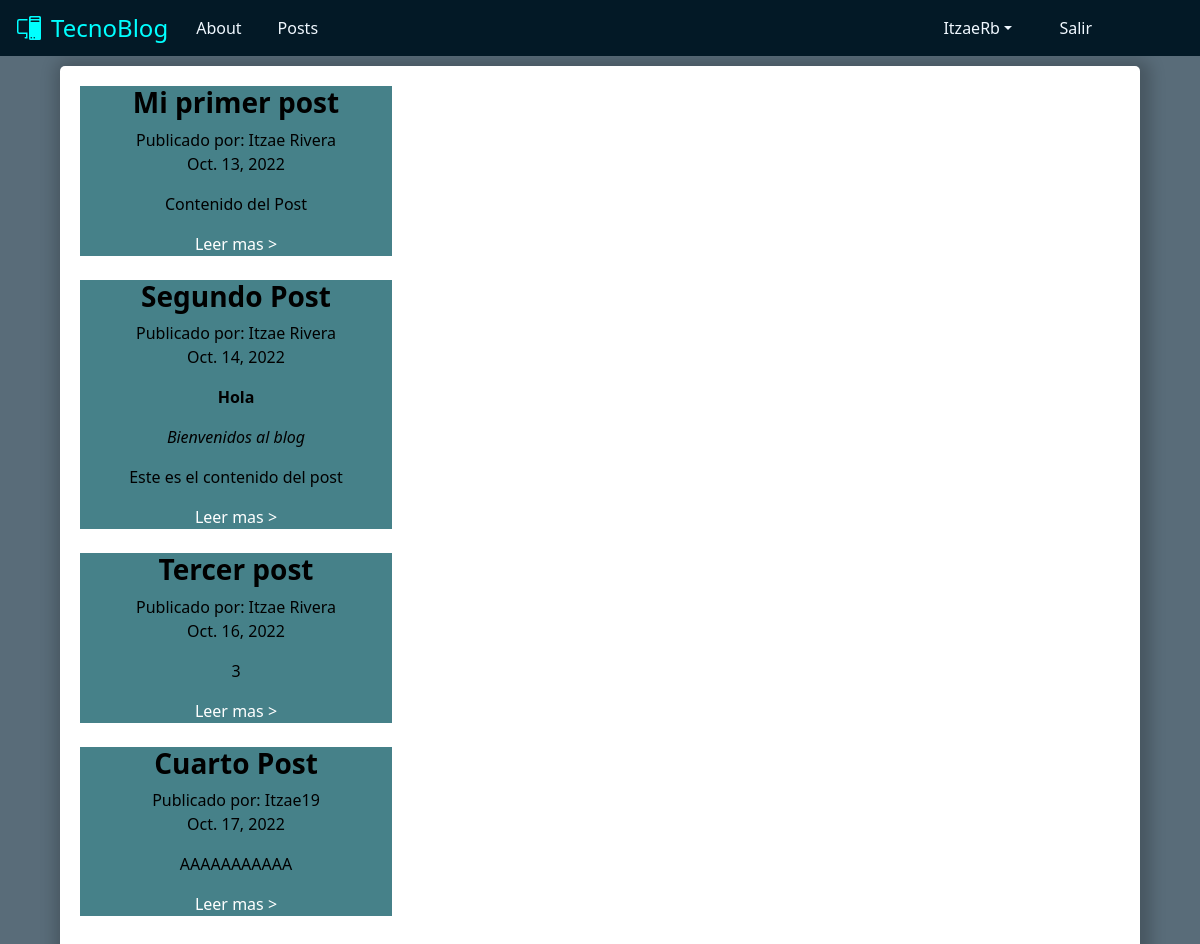
The page /tecnoBlog/verPostsUsr (signed in) on the database its author committed.
### tecnoBlog/models.py (models this page shows, shortened)
class Blogs(models.Model):
    idBlog = models.IntegerField()
    titulo = models.CharField(max_length=40)
    subtitulo = models.CharField(max_length=60)
    contenido = models.CharField(max_length=500)
    autor = models.CharField(max_length=60)
    fecha = models.DateField()

### tecnoBlog/views.py (the view)
# urls.py: path('tecnoBlog/verPostsUsr',verPostsUser),
@login_required
def verPostsUser(request=None):
    blogs = Blogs.objects.all() #Trae todo
    return render(request, "verPostsUsuarios.html", {"blogs": blogs})

### tecnoBlog/template/verPostsUsuarios.html
{% extends 'homePageUsuario.html' %}
{% block content %}
    <div class="contenido_home">
        {% for blog in blogs %}
            <div class="listaPosts">
                <h3><b>{{ blog.titulo }}</b></h3>
                <label for=""> Publicado por: {{ blog.autor }}</label>
                <br>
                <p>{{ blog.fecha }}</p>
                <p>{{ blog.contenido | safe }}</p>
                <a class="leerMas" href="">Leer mas ></a>
            </div>
            <br>
        {% endfor %}
    </div>
{% endblock %}

### tecnoBlog/template/homePageUsuario.html (shortened to what this page needs)
<!DOCTYPE html>
<html lang="es">
<head>
    {% load static %}
    <link rel="stylesheet" href="{%static 'css/bootstrap.min.css'%}">
    <link rel="stylesheet" href="{%static 'css/myestilo.css'%}">
</head>
<body>
    <header>
        <nav class="navbar navbar-expand-xl" aria-label="Sixth navbar example">
            <div class="container-fluid">
                <a class="titulo_nav" href="/homePage">TecnoBlog</a>
              <div class="collapse navbar-collapse" id="navbarsExample06">
                <ul class="navbar-nav me-auto mb-2 mb-xl-0">
                  <li class="nav-item">
                    <a class="nav-link" href="#">About</a>
                  </li>
                  <li class="nav-item">
                    <a class="nav-link" href="/tecnoBlog/verPostsUsr">Posts</a>
                  </li>
                  <li class="nav-item" style="position: absolute; right: 100px">
                    <a class="nav-link" aria-current="page" href="/logout/">Salir</a>
                </li>
                <li class="nav-item dropdown"  style="position: absolute; right: 180px">
                  <a class="nav-link dropdown-toggle" href="#" data-bs-toggle="dropdown" aria-expanded="false">{{ user.username }}</a>
                </li>
                </ul>
              </div>
            </div>
          </nav>
    </header>
</body>
<body>
  {% block content %}{% endblock %}
</body>
</html>

### tecnoBlog/static/css/myestilo.css (style rules this page uses)
body { background-color: #596c79; }
nav { background-color: #031926; }
.titulo_nav { color: aqua; text-decoration: none; font-size:x-large; }
.nav-link { color: aliceblue; text-align: center; margin-left: 20px; }
.bi-pc-display { color: aqua; margin-left:5px; margin-right: 10px; }
.contenido_home { display: flex; width: 90%; height: auto; margin:auto; margin-top: 10px; flex-direction: column; background-color: white; border-radius: 5px; padding: 20px; color: black; box-shadow: 3px 2px 15px 8px rgba(0, 0, 0, 0.2); text-align: center; }
.listaPosts { background-color: #468189; width: 30%; }
.leerMas { text-decoration: none; color: white; }

### rows shown on the page
Blogs: titulo "Mi primer post", autor "Itzae Rivera", fecha "Oct. 13, 2022", contenido "Contenido del Post"
Blogs: titulo "Segundo Post", autor "Itzae Rivera", fecha "Oct. 14, 2022", contenido "Hola Bienvenidos al blog Este es el contenido del post"
Blogs: titulo "Tercer post", autor "Itzae Rivera", fecha "Oct. 16, 2022", contenido "3"
Blogs: titulo "Cuarto Post", autor "Itzae19", fecha "Oct. 17, 2022", contenido "AAAAAAAAAAA"

### other values the page prints
{{ user.username }} "ItzaeRb"
